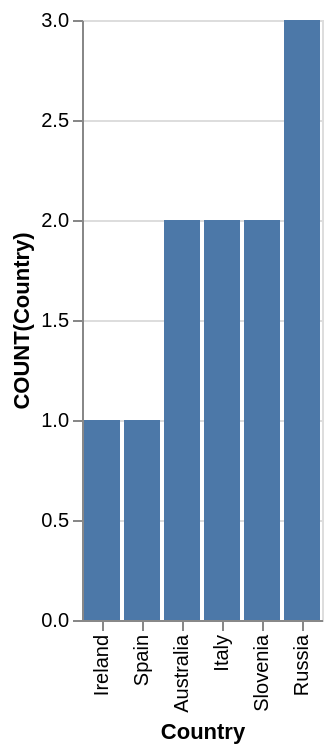

Describe this chart as a Vega-Lite specification.
### Vega-Lite specification from a JSON file in a GitHub repository (floating-point values rounded to 4 significant figures)
{"data": {"values": [{"x_data": "Ireland", "y_data": 1}, {"x_data": "Spain", "y_data": 1}, {"x_data": "Australia", "y_data": 2}, {"x_data": "Italy", "y_data": 2}, {"x_data": "Slovenia", "y_data": 2}, {"x_data": "Russia", "y_data": 3}]}, "mark": "bar", "encoding": {"x": {"field": "x_data", "type": "nominal", "title": "Country", "sort": {"op": "sum", "field": "y_data", "order": "ascending"}}, "y": {"field": "y_data", "type": "quantitative", "title": "COUNT(Country)"}}}
